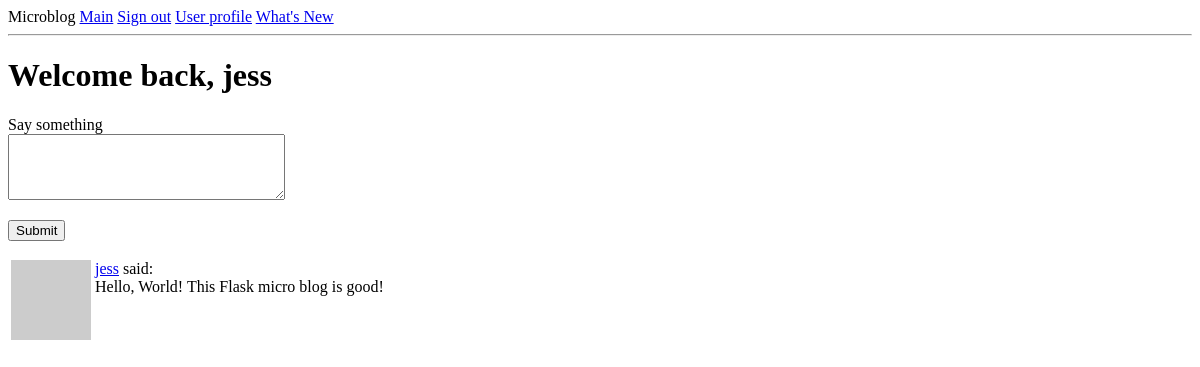
Page /index (signed in) on the earlier database version.
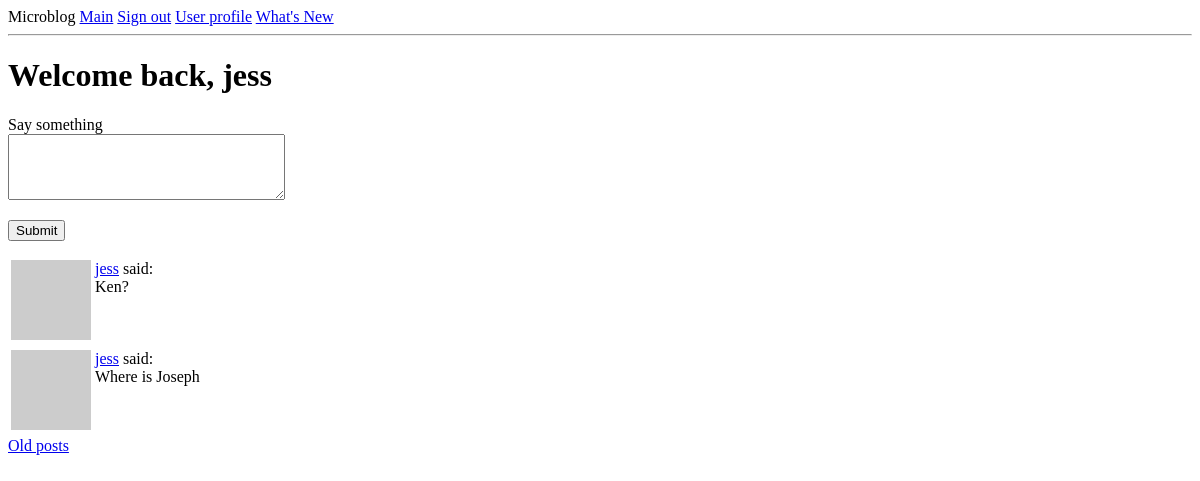
Same page on the later database version.
### app/models.py (models this page shows, shortened)
class Post(db.Model):
    id = db.Column(db.Integer, primary_key = True)
    body = db.Column(db.String(140))
    timestamp = db.Column(db.DateTime, index = True, default = datetime.utcnow)
    user_id = db.Column(db.Integer, db.ForeignKey('user.id'))

class User(db.Model, UserMixin):
    id = db.Column(db.Integer, primary_key=True)
    username = db.Column(db.String(64), index = True, unique = True)
    email = db.Column(db.String(120), index = True, unique = True)
    password_hash = db.Column(db.String(128))
    posts = db.relationship('Post', backref='author', lazy='dynamic')
    about_me = db.Column(db.String(140))
    last_seen = db.Column(db.DateTime, default = datetime.utcnow)
    followed = db.relationship(
        'User', secondary = followers,
        primaryjoin = (followers.c.follower_id == id),
        secondaryjoin = (followers.c.followed_id == id),
        backref = db.backref('followers', lazy='dynamic'),
        lazy='dynamic')
    def avatar(self, size):
        digest = md5(self.email.lower().encode('utf-8')).hexdigest()
        return 'https://www.gravatar.com/avatar/{}?d=identicon&s={}'.format(digest, size)
    def followed_posts(self):
        followed = Post.query.join(
            followers, (followers.c.followed_id == Post.user_id)).filter(
                followers.c.follower_id == self.id)
        own = Post.query.filter_by(user_id=self.id)
        return followed.union(own).order_by(Post.timestamp.desc())

### app/routes.py (the view)
@app.route('/', methods=['GET', 'POST'])
@app.route('/index', methods=['GET', 'POST'])
@login_required
def index():
    form = PostForm()
    if form.validate_on_submit():
        post = Post(body=form.post.data, author=current_user)
        db.session.add(post)
        db.session.commit()
        flash('Your message was successfully sent!')
        return redirect(url_for('index'))
    page = request.args.get('page', 1, type=int)
    posts = current_user.followed_posts().paginate(
        page=page,
        per_page=app.config['POSTS_PER_PAGE'],
        error_out=False)
    next_url = url_for('index',
                       page = posts.next_num) \
        if posts.has_next else None
    prev_url = url_for('index',
                       page = posts.prev_num) \
        if posts.has_prev else None
    return render_template('index.html',
                           title = 'Main page',
                           form = form,
                           posts = posts.items,
                           next_url = next_url,
                           prev_url = prev_url)

### app/forms.py
class PostForm(FlaskForm):
    post = TextAreaField('Say something',
                         validators=[DataRequired(),
                                     Length(min=1, max=140)])
    submit = SubmitField('Submit')

### app/models.py (called while the page is built)
@login.user_loader
def load_user(id):
    return User.query.get(int(id))

### app/routes.py (called while the page is built)
@app.before_request
def before_request():
    if current_user.is_authenticated:
        current_user.last_seen = datetime.utcnow()
        db.session.commit()

### app/templates/index.html (shortened to what this page needs)
{% extends 'base.html' %}
{% block content %}
    <h1>Welcome back, {{ current_user.username }}</h1>
    {% if form %}
    <form action="" method="post">
        <p>
            {{ form.post.label }} <br>
            {{ form.post(cols=32, rows=4) }} <br>
        </p>
        <p>{{ form.submit() }}</p>
    </form>
    {% endif %}
    {% for post in posts %}
        {% include '_post.html' %}
    {% endfor %}
    {% if next_url %}
    <a href="{{ next_url }}"> Old posts </a>
    {% endif %}
{% endblock %}

### app/templates/_post.html
<table>
    <tr valign='top'>
        <td><img src="{{ post.author.avatar(32) }}"></td>
        <td><a href="{{ url_for('user', username=post.author.username) }}">{{ post.author.username }}</a>
            said: <br> {{ post.body }}</td>
    </tr>
</table>

Differences in the rows shown:
no longer on this page (row unchanged): Post: author.username "jess", body "Hello, World! This Flask micro blog is good!"
added Post: author.username "jess", body "Ken?"
added Post: author.username "jess", body "Where is Joseph"
Other differences:
text now shown: "Old posts"
